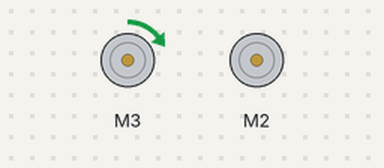
A sketch run on a simulated Arduino Uno, built with avr-gcc and run on an emulated ATmega328P. Parts: 2 × DC motor (green arrow = forward, orange = backward, longer = faster).

Above: at 0.5 s.
Timing chart, 0 to 9.1 s (numbered marks = the images above):
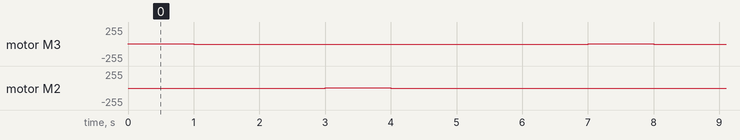

Measured:
- by itself, motor M3, motor M2: repeats every 7.0 s: stopped 1.0 s, backward 4/255 1.0 s, stopped 4.0 s, forward 4/255 1.0 s

The sketch:

Make_U_move_ex_Wheel.ino
```cpp
#include <AFMotor.h>
#include <SoftwareSerial.h>

AF_DCMotor motor_L(3);
AF_DCMotor motor_R(2);

void setup() {
 motor_L.setSpeed(150);
 motor_L.setSpeed(RELEASE);
 motor_R.setSpeed(150);
 motor_R.setSpeed(RELEASE);
}

void loop() {
 motor_L.run(FORWARD);
 motor_R.run(RELEASE);
 delay(1000);

 motor_L.run(RELEASE);
 motor_R.run(RELEASE);
 delay(1000);

 motor_L.run(BACKWARD);
 motor_R.run(RELEASE);
 delay(1000);

 motor_L.run(RELEASE);
 motor_R.run(FORWARD);
 delay(1000);

 motor_L.run(RELEASE);
 motor_R.run(RELEASE);
 delay(1000);

 motor_L.run(RELEASE);
 motor_R.run(BACKWARD);
 delay(1000);

 motor_L.run(RELEASE);
 motor_R.run(RELEASE);
 delay(1000);
}
```
